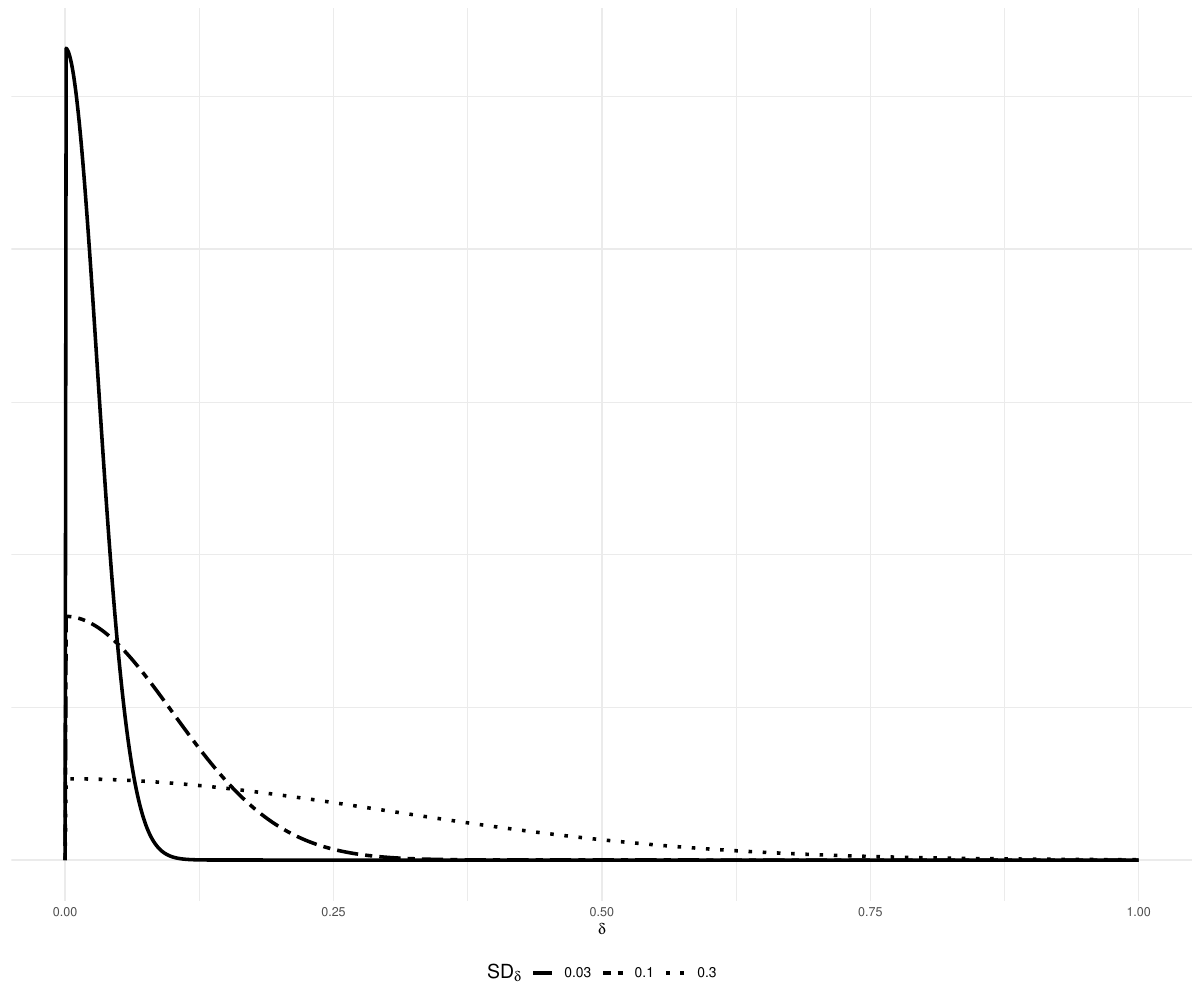

Write R code to recreate this figure.

library(ggplot2)

#truncated normal density function
trunc_normal_density <- function(x, mean = 0, sd, lower_bound = 0) {
  adjustment <- pnorm(lower_bound, mean, sd, lower = TRUE)
  scale <- 1 / (1 - adjustment)
  density <- dnorm(x, mean, sd) * (x > lower_bound) * scale
  return(density)
}


x_values <- seq(0, 1, length.out = 1000)

density1 <- trunc_normal_density(x_values, sd = 0.3)
density2 <- trunc_normal_density(x_values, sd = 0.1)
density3 <- trunc_normal_density(x_values, sd = 0.03)
df <- data.frame(
  x = c(x_values, x_values, x_values),
  Density = c(density1, density2, density3),
  Distribution = factor(rep(c("0.3", "0.1", "0.03"), each = 1000))
)


ggplot(df, aes(x = x, y = Density, linetype = Distribution)) +
  geom_line(size = 1.2) +
  scale_linetype_manual(values = c("solid", "twodash", "dotted")) +  
  labs(x = expression(delta),
       linetype = bquote(SD[delta])) + 
  theme_classic() +
  theme(
        legend.position = "bottom",
        axis.text.y = element_blank(),
        axis.title.y = element_blank(),
        legend.text = element_text(size = 10),
        legend.title = element_text(size = 14)) 

ggsave("plots_tables/prior_sensitivity/distribution_plot.pdf", device = cairo_pdf(), width = 12, height = 10)
